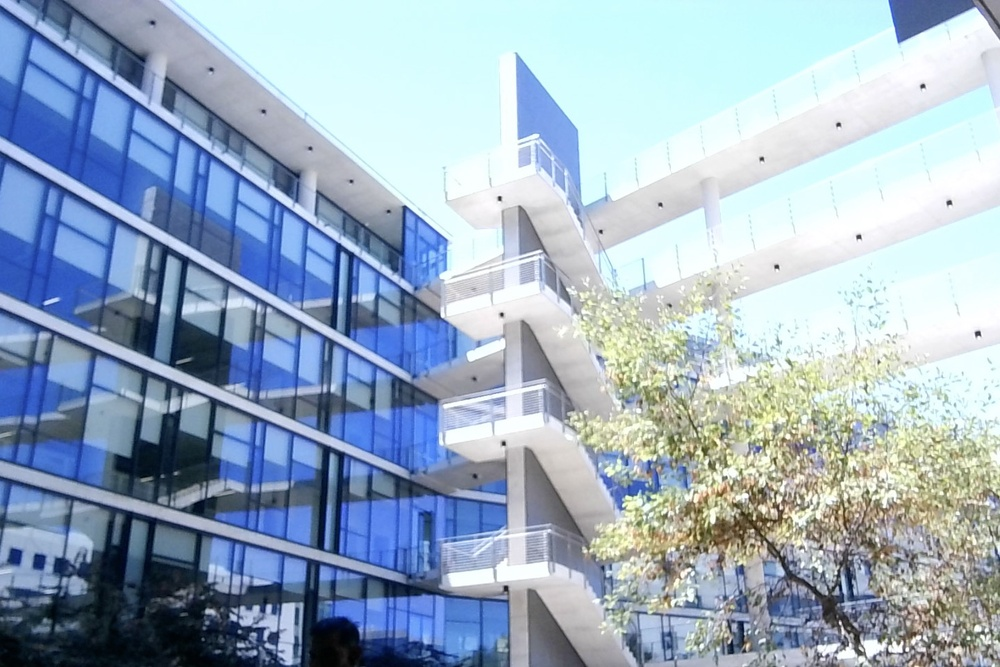
#> input picture q_ir/Photo on 8-19-25 at 12.00 PM #2.JPG, 1000 x 667 px, shrunk from 1440 x 960 before the run
$ python combined_fill.py 'q_ir/Photo on 8-19-25 at 12.00 PM #2.JPG' out.png
#> lines starting #> are read from the running program, lines starting #| are printed output that depends on the picture
#!/usr/bin/env python3
"""
combined_fill.py
================

Relleno combinado horizontal + vertical.

En los cuadernos originales (``horizontal_fill*.ipynb``) el relleno se hace en
UNA sola direccion: se toma la columna (o fila) que esta en el borde del
porcentaje elegido y se replica hacia el borde de la imagen. La funcion de
COMBINAR las dos direcciones (horizontal Y vertical al mismo tiempo) nunca se
implemento; este script la agrega.

El resultado es un relleno "en esquina": primero se rellena en el eje
horizontal (left/right) y sobre ese resultado se rellena en el eje vertical
(up/down), produciendo un efecto de barrido en forma de L.

Uso:
    python combined_fill.py entrada.jpg salida.png \
        --h-direction right --h-percent 0.4 \
        --v-direction down  --v-percent 0.3

Tambien se puede importar la funcion ``combined_fill`` desde otro modulo.
"""

import argparse
import cv2
import numpy as np


def fill_with_edge_color(img, fill_percent=0.5, fill_direction="left"):
    """Rellena la imagen en una sola direccion replicando la columna/fila del borde.

    Es la misma logica de ``fill_with_edge_color`` de los cuadernos, pero opera
    sobre un arreglo de numpy en lugar de una ruta, para poder encadenarla.

    Parameters
    ----------
    img : numpy.ndarray
        Imagen BGR (se modifica una copia, no la original).
    fill_percent : float
        Porcentaje (0-1) donde inicia el relleno.
    fill_direction : str
        'left', 'right', 'up' o 'down'.
    """
    img = img.copy()
    height, width = img.shape[:2]
    fill_percent = max(0.0, min(1.0, fill_percent))  # clamp 0-1

    if fill_direction == "left":
        fill_width = int(width * fill_percent)
        source_col = min(fill_width, width - 1)
        column = img[:, source_col:source_col + 1]
        for col in range(fill_width):
            img[:, col:col + 1] = column

    elif fill_direction == "right":
        fill_width = int(width * fill_percent)
        source_col = max(width - fill_width - 1, 0)
        column = img[:, source_col:source_col + 1]
        for col in range(width - fill_width, width):
            img[:, col:col + 1] = column

    elif fill_direction == "up":
        fill_height = int(height * fill_percent)
        source_row = min(fill_height, height - 1)
        row = img[source_row:source_row + 1, :]
        for row_idx in range(fill_height):
            img[row_idx:row_idx + 1, :] = row

    elif fill_direction == "down":
        fill_height = int(height * fill_percent)
        source_row = max(height - fill_height - 1, 0)
        row = img[source_row:source_row + 1, :]
        for row_idx in range(height - fill_height, height):
            img[row_idx:row_idx + 1, :] = row

    else:
        raise ValueError("fill_direction debe ser: 'left', 'right', 'up' o 'down'.")

    return img


def combined_fill(image_path, h_direction="right", h_percent=0.4,
                  v_direction="down", v_percent=0.3):
    """Aplica relleno horizontal y vertical sobre la misma imagen.

    Primero rellena en el eje horizontal (``h_direction`` debe ser 'left' o
    'right') y luego, sobre ese resultado, rellena en el eje vertical
    (``v_direction`` debe ser 'up' o 'down').

    Parameters
    ----------
    image_path : str
        Ruta a la imagen de entrada.
    h_direction : str
        Direccion horizontal: 'left' o 'right'.
    h_percent : float
        Porcentaje (0-1) de inicio del relleno horizontal.
    v_direction : str
        Direccion vertical: 'up' o 'down'.
    v_percent : float
        Porcentaje (0-1) de inicio del relleno vertical.

    Returns
    -------
    numpy.ndarray
        Imagen BGR resultante.
    """
#> called with h_direction = 'right', h_percent = 0.4, v_direction = 'down', v_percent = 0.3
    if h_direction not in ("left", "right"):
        raise ValueError("h_direction debe ser 'left' o 'right'.")
    if v_direction not in ("up", "down"):
        raise ValueError("v_direction debe ser 'up' o 'down'.")

    img = cv2.imread(image_path, cv2.IMREAD_UNCHANGED)
#> img is the input picture: shape (667, 1000, 3); mean B, G, R 193.2, 174.2, 155.2
    if img is None:
        raise ValueError(f"No se pudo cargar la imagen: {image_path}")

    # descartar canal alfa si existe
    if img.ndim == 3 and img.shape[2] == 4:
        img = img[:, :, 0:3]

    img = fill_with_edge_color(img, h_percent, h_direction)
#> in fill_with_edge_color, `column = img[:, source_col:source_col + 1]`: column = 667 rows, first 8: [255, 253, 205], [255, 253, 205], [255, 253, 205], [255, 253, 205], [255, 253, 205], [255, 253, 205], [255, 253, 205], [255, 253, 205]
#> after the loop in fill_with_edge_color, `for col in range(width - fill_width, width):`:
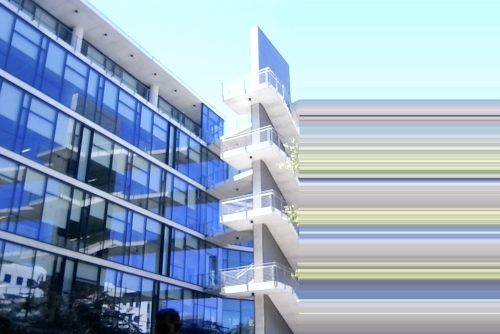
#> img: shape (667, 1000, 3) (shown at 1/2 size); mean B, G, R 194.4, 173.5, 153.3
    img = fill_with_edge_color(img, v_percent, v_direction)
#> call 2 of fill_with_edge_color, with fill_percent = 0.3, fill_direction = 'down'
#> in fill_with_edge_color (call 2), `row = img[source_row:source_row + 1, :]`: row = 1000 rows, first 8: [202, 175, 161], [201, 174, 160], [203, 176, 162], [202, 175, 161], [198, 172, 158], [199, 173, 159], [202, 175, 161], [199, 173, 157]
#> after the loop in fill_with_edge_color (call 2), `for row_idx in range(height - fill_height, height):`:
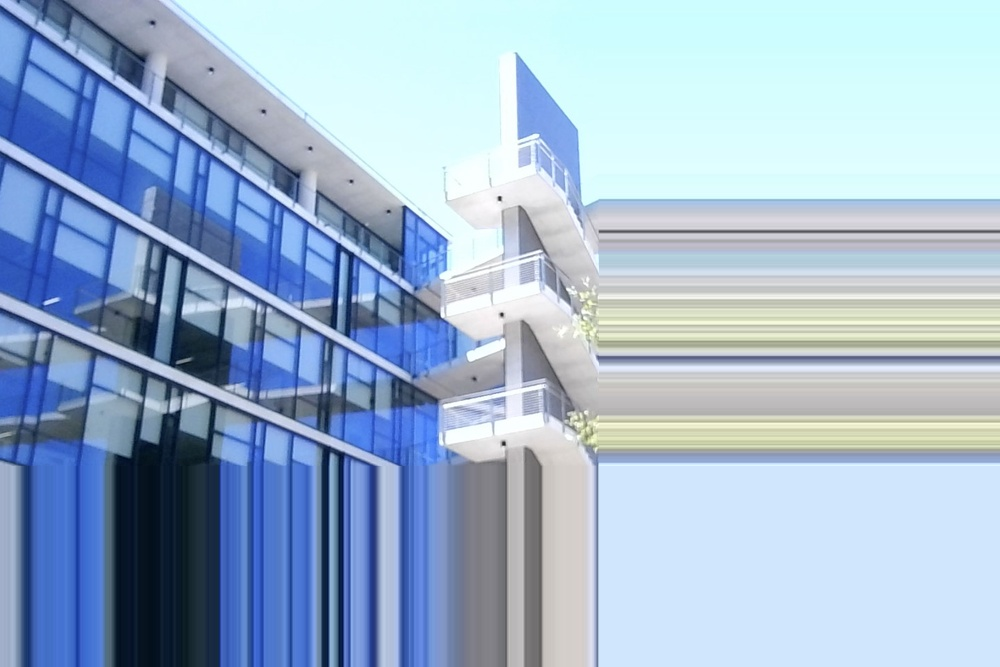
#> img: shape (667, 1000, 3); mean B, G, R 205.8, 180.9, 157.9
    return img


def _parse_args():
    p = argparse.ArgumentParser(description="Relleno combinado horizontal + vertical.")
    p.add_argument("input", help="Imagen de entrada")
    p.add_argument("output", help="Imagen de salida")
    p.add_argument("--h-direction", default="right", choices=["left", "right"],
                   help="Direccion horizontal (default: right)")
    p.add_argument("--h-percent", type=float, default=0.4,
                   help="Porcentaje 0-1 de inicio horizontal (default: 0.4)")
    p.add_argument("--v-direction", default="down", choices=["up", "down"],
                   help="Direccion vertical (default: down)")
    p.add_argument("--v-percent", type=float, default=0.3,
                   help="Porcentaje 0-1 de inicio vertical (default: 0.3)")
    return p.parse_args()


if __name__ == "__main__":
    args = _parse_args()
    result = combined_fill(args.input, args.h_direction, args.h_percent,
                           args.v_direction, args.v_percent)
    cv2.imwrite(args.output, result)
    print(f"Guardado: {args.output}")

$ run again, on q_ir/Photo on 8-19-25 at 12.07 PM #2.JPG
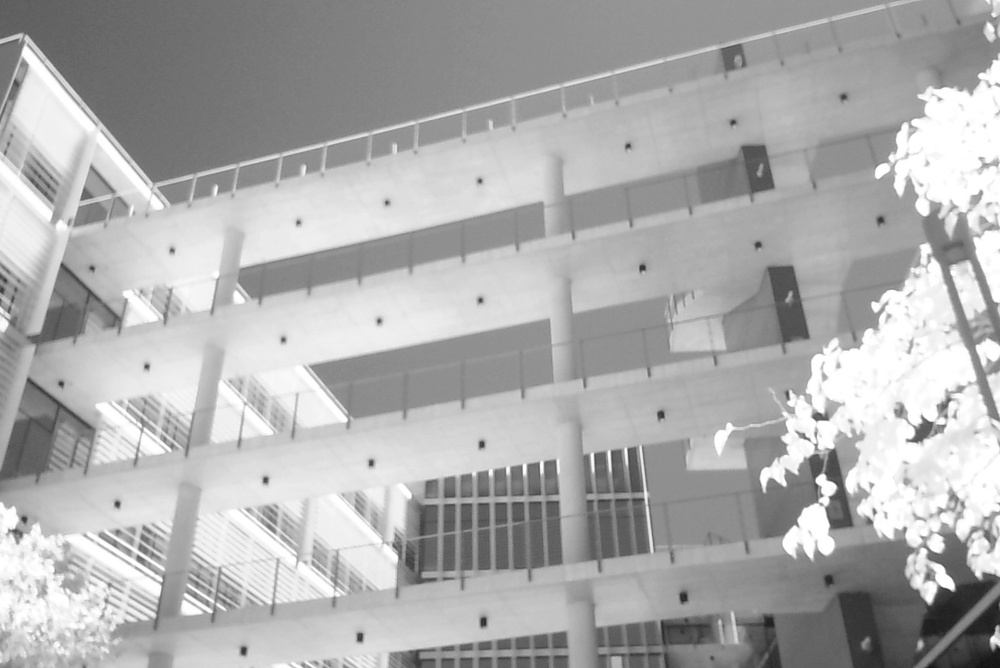
#> input picture q_ir/Photo on 8-19-25 at 12.07 PM #2.JPG, 1000 x 668 px, shrunk from 1528 x 1020 before the run
#> in combined_fill, img is the input picture: shape (668, 1000, 3); min 19, max 255, mean 173.4
#> column = 668 rows, first 8: [148, 148, 148], [149, 149, 149], [149, 149, 149], [147, 147, 147], [145, 145, 145], [144, 144, 144], [145, 145, 145], [145, 145, 145]
#> after the loop in fill_with_edge_color, `for col in range(width - fill_width, width):`:
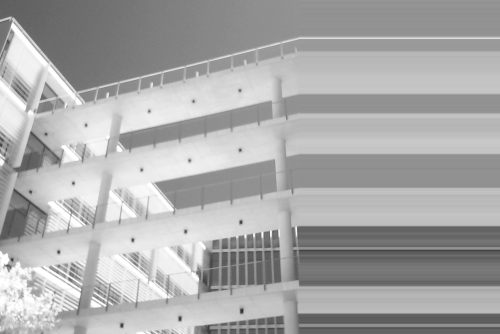
#> img: shape (668, 1000, 3) (shown at 1/2 size); min 45, max 255, mean 168.9
#> row = 1000 rows, first 8: [155, 155, 155], [137, 137, 137], [106, 106, 106], [98, 98, 98], [99, 99, 99], [92, 92, 92], [92, 92, 92], [90, 90, 90]
#> after the loop in fill_with_edge_color (call 2), `for row_idx in range(height - fill_height, height):`:
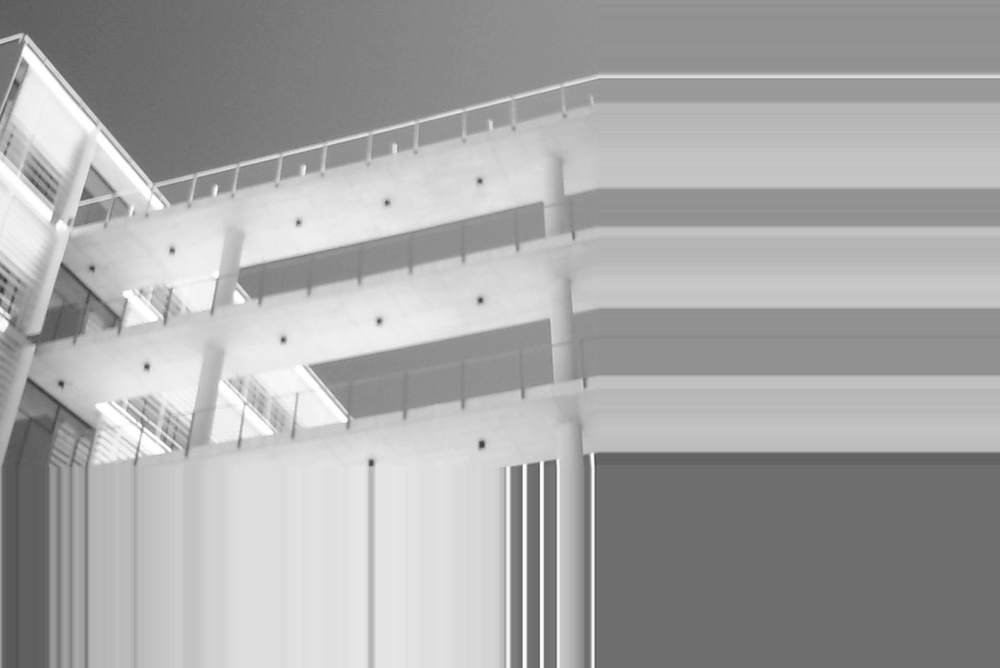
#> img: shape (668, 1000, 3); min 54, max 255, mean 167.3

$ run again, on q_ir/Photo on 8-19-25 at 12.00 PM.JPG
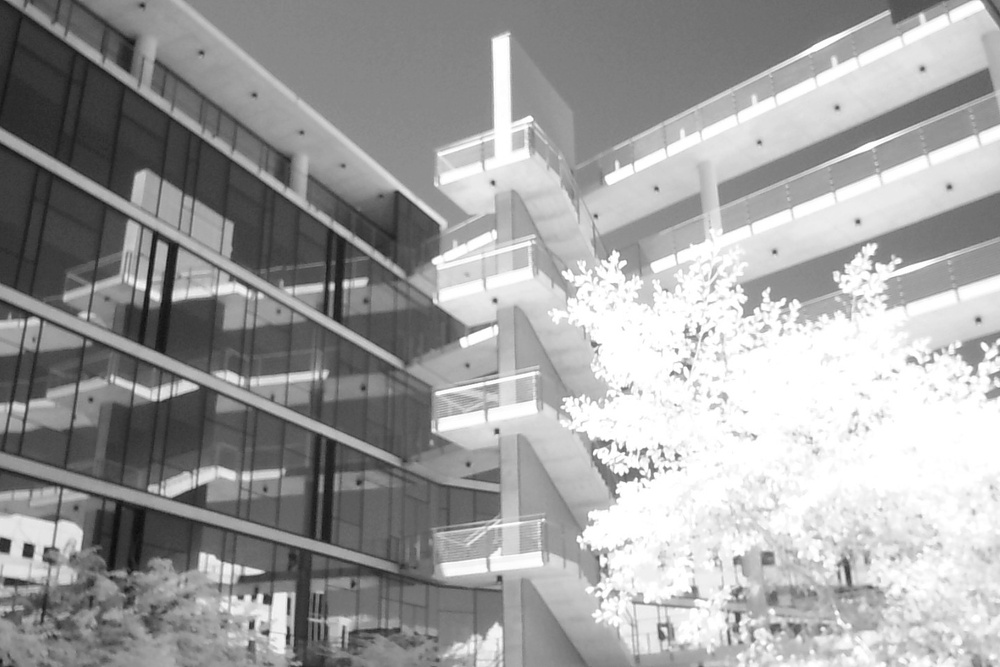
#> input picture q_ir/Photo on 8-19-25 at 12.00 PM.JPG, 1000 x 667 px, shrunk from 1440 x 960 before the run
#> in combined_fill, img is the input picture: shape (667, 1000, 3); min 12, max 255, mean 159.6
#> column = 667 rows, first 8: [124, 124, 124], [121, 121, 121], [120, 120, 120], [121, 121, 121], [122, 122, 122], [121, 121, 121], [120, 120, 120], [120, 120, 120]
#> after the loop in fill_with_edge_color, `for col in range(width - fill_width, width):`:
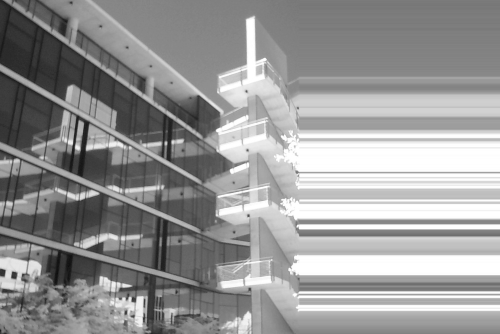
#> img: shape (667, 1000, 3) (shown at 1/2 size); min 12, max 255, mean 150.6
#> row = 1000 rows, first 8: [103, 103, 103], [111, 111, 111], [118, 118, 118], [122, 122, 122], [126, 126, 126], [130, 130, 130], [134, 134, 134], [139, 139, 139]
#> after the loop in fill_with_edge_color (call 2), `for row_idx in range(height - fill_height, height):`:
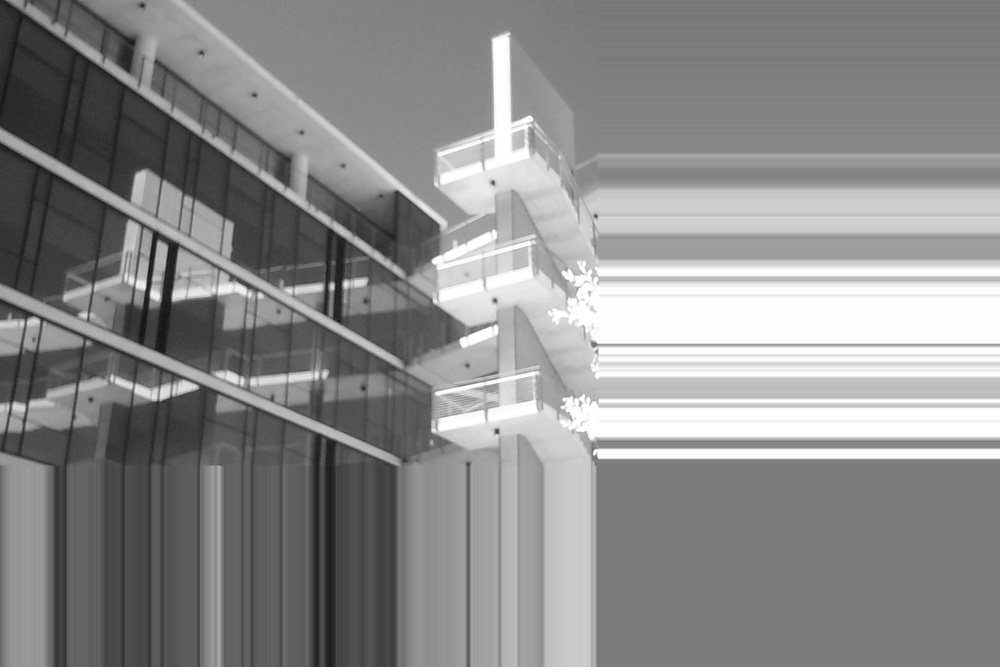
#> img: shape (667, 1000, 3); min 18, max 255, mean 139.7
